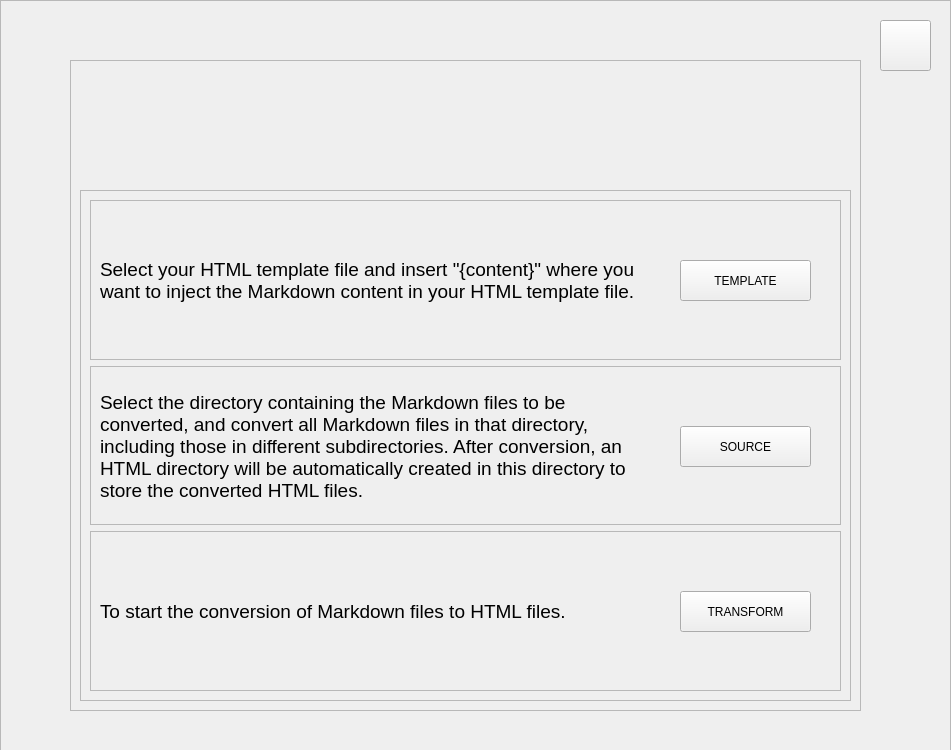
<?xml version="1.0" encoding="UTF-8"?>
<ui version="4.0">
 <class>Form</class>
 <widget class="QWidget" name="Form">
  <property name="geometry">
   <rect>
    <x>0</x>
    <y>0</y>
    <width>951</width>
    <height>750</height>
   </rect>
  </property>
  <property name="windowTitle">
   <string>HyperMark</string>
  </property>
  <property name="layoutDirection">
   <enum>Qt::LeftToRight</enum>
  </property>
  <widget class="QFrame" name="background">
   <property name="geometry">
    <rect>
     <x>0</x>
     <y>0</y>
     <width>951</width>
     <height>751</height>
    </rect>
   </property>
   <property name="frameShape">
    <enum>QFrame::StyledPanel</enum>
   </property>
   <property name="frameShadow">
    <enum>QFrame::Raised</enum>
   </property>
   <widget class="QFrame" name="frame1">
    <property name="geometry">
     <rect>
      <x>70</x>
      <y>60</y>
      <width>791</width>
      <height>651</height>
     </rect>
    </property>
    <property name="frameShape">
     <enum>QFrame::StyledPanel</enum>
    </property>
    <property name="frameShadow">
     <enum>QFrame::Raised</enum>
    </property>
    <widget class="QFrame" name="frame">
     <property name="geometry">
      <rect>
       <x>10</x>
       <y>130</y>
       <width>771</width>
       <height>511</height>
      </rect>
     </property>
     <property name="frameShape">
      <enum>QFrame::StyledPanel</enum>
     </property>
     <property name="frameShadow">
      <enum>QFrame::Raised</enum>
     </property>
     <layout class="QVBoxLayout" name="verticalLayout">
      <item>
       <widget class="QFrame" name="frame_2">
        <property name="frameShape">
         <enum>QFrame::StyledPanel</enum>
        </property>
        <property name="frameShadow">
         <enum>QFrame::Raised</enum>
        </property>
        <widget class="QWidget" name="widget_6" native="true">
         <property name="geometry">
          <rect>
           <x>560</x>
           <y>40</y>
           <width>181</width>
           <height>80</height>
          </rect>
         </property>
         <widget class="QPushButton" name="templateBtn">
          <property name="geometry">
           <rect>
            <x>30</x>
            <y>20</y>
            <width>131</width>
            <height>41</height>
           </rect>
          </property>
          <property name="cursor">
           <cursorShape>PointingHandCursor</cursorShape>
          </property>
          <property name="text">
           <string>TEMPLATE</string>
          </property>
         </widget>
        </widget>
        <widget class="QLabel" name="text2">
         <property name="geometry">
          <rect>
           <x>10</x>
           <y>10</y>
           <width>541</width>
           <height>141</height>
          </rect>
         </property>
         <property name="font">
          <font>
           <family>Arial</family>
           <pointsize>14</pointsize>
          </font>
         </property>
         <property name="text">
          <string>Select your HTML template file and insert &quot;{content}&quot; where you want to inject the Markdown content in your HTML template file.</string>
         </property>
         <property name="wordWrap">
          <bool>true</bool>
         </property>
        </widget>
       </widget>
      </item>
      <item>
       <widget class="QFrame" name="frame_8">
        <property name="frameShape">
         <enum>QFrame::StyledPanel</enum>
        </property>
        <property name="frameShadow">
         <enum>QFrame::Raised</enum>
        </property>
        <widget class="QWidget" name="widget_7" native="true">
         <property name="geometry">
          <rect>
           <x>560</x>
           <y>40</y>
           <width>181</width>
           <height>80</height>
          </rect>
         </property>
         <widget class="QPushButton" name="sourceBtn">
          <property name="geometry">
           <rect>
            <x>30</x>
            <y>20</y>
            <width>131</width>
            <height>41</height>
           </rect>
          </property>
          <property name="cursor">
           <cursorShape>PointingHandCursor</cursorShape>
          </property>
          <property name="text">
           <string>SOURCE</string>
          </property>
         </widget>
        </widget>
        <widget class="QLabel" name="text3">
         <property name="geometry">
          <rect>
           <x>10</x>
           <y>10</y>
           <width>541</width>
           <height>141</height>
          </rect>
         </property>
         <property name="font">
          <font>
           <family>Arial</family>
           <pointsize>14</pointsize>
          </font>
         </property>
         <property name="text">
          <string>Select the directory containing the Markdown files to be converted, and convert all Markdown files in that directory, including those in different subdirectories. After conversion, an HTML directory will be automatically created in this directory to store the converted HTML files.</string>
         </property>
         <property name="wordWrap">
          <bool>true</bool>
         </property>
        </widget>
       </widget>
      </item>
      <item>
       <widget class="QFrame" name="frame_14">
        <property name="frameShape">
         <enum>QFrame::StyledPanel</enum>
        </property>
        <property name="frameShadow">
         <enum>QFrame::Raised</enum>
        </property>
        <widget class="QWidget" name="widget_9" native="true">
         <property name="geometry">
          <rect>
           <x>560</x>
           <y>40</y>
           <width>181</width>
           <height>80</height>
          </rect>
         </property>
         <widget class="QPushButton" name="transformBtn">
          <property name="geometry">
           <rect>
            <x>30</x>
            <y>20</y>
            <width>131</width>
            <height>41</height>
           </rect>
          </property>
          <property name="cursor">
           <cursorShape>PointingHandCursor</cursorShape>
          </property>
          <property name="text">
           <string>TRANSFORM</string>
          </property>
         </widget>
        </widget>
        <widget class="QLabel" name="text4">
         <property name="geometry">
          <rect>
           <x>10</x>
           <y>30</y>
           <width>541</width>
           <height>101</height>
          </rect>
         </property>
         <property name="font">
          <font>
           <family>Arial</family>
           <pointsize>14</pointsize>
          </font>
         </property>
         <property name="text">
          <string>To start the conversion of Markdown files to HTML files.</string>
         </property>
         <property name="wordWrap">
          <bool>true</bool>
         </property>
        </widget>
       </widget>
      </item>
     </layout>
    </widget>
    <widget class="QLabel" name="label">
     <property name="geometry">
      <rect>
       <x>10</x>
       <y>10</y>
       <width>121</width>
       <height>121</height>
      </rect>
     </property>
     <property name="text">
      <string/>
     </property>
     <property name="pixmap">
      <pixmap>images/logo.png</pixmap>
     </property>
     <property name="scaledContents">
      <bool>true</bool>
     </property>
    </widget>
    <widget class="QLabel" name="label_6">
     <property name="geometry">
      <rect>
       <x>153</x>
       <y>41</y>
       <width>601</width>
       <height>61</height>
      </rect>
     </property>
     <property name="text">
      <string/>
     </property>
     <property name="pixmap">
      <pixmap>images/word.png</pixmap>
     </property>
     <property name="scaledContents">
      <bool>true</bool>
     </property>
    </widget>
   </widget>
   <widget class="QPushButton" name="closeBtn">
    <property name="geometry">
     <rect>
      <x>880</x>
      <y>20</y>
      <width>51</width>
      <height>51</height>
     </rect>
    </property>
    <property name="cursor">
     <cursorShape>PointingHandCursor</cursorShape>
    </property>
    <property name="text">
     <string/>
    </property>
    <property name="icon">
     <iconset>
      <normaloff>images/close.png</normaloff>images/close.png</iconset>
    </property>
    <property name="iconSize">
     <size>
      <width>30</width>
      <height>30</height>
     </size>
    </property>
   </widget>
  </widget>
 </widget>
 <resources/>
 <connections/>
</ui>
